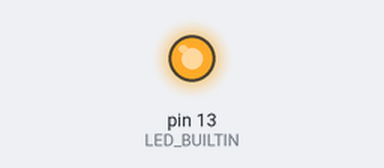
A sketch run on a simulated Arduino Uno, built with avr-gcc and run on an emulated ATmega328P. On the bench: output pins drawn as LEDs (lit = HIGH).

Above: at 0.8 s.
At 2.7 s:
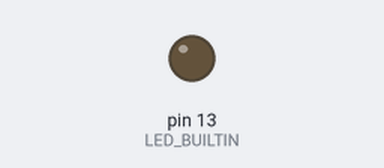
Timing chart, 0 to 5.5 s (numbered marks = the images above):
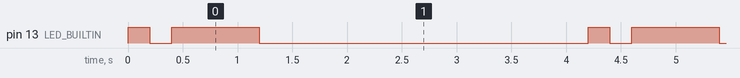

The sketch:

morsemsg.ino
```cpp
void setup() {
pinMode(LED_BUILTIN, OUTPUT);
}

void loop() {
digitalWrite(LED_BUILTIN, HIGH);
delay(200);
digitalWrite(LED_BUILTIN, LOW);
delay(200);
digitalWrite(LED_BUILTIN, HIGH);
delay(200);
digitalWrite(LED_BUILTIN, HIGH);
delay(600);
digitalWrite(LED_BUILTIN, LOW);
delay(3000);
}
```

Measured:
- by itself, pin 13 (LED_BUILTIN): repeats every 4.2 s: LOW 0.20 s, HIGH 0.80 s, LOW 3.0 s, HIGH 0.20 s
- by itself, everything shown: repeats every 4.2 s, in 4 steps
